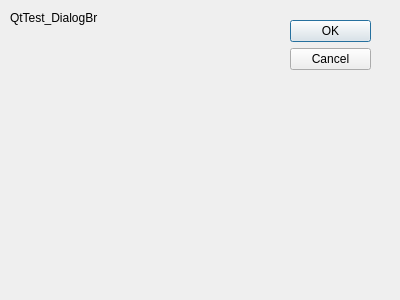
<?xml version="1.0" encoding="UTF-8"?>
<ui version="4.0">
 <class>Dialog</class>
 <widget class="QDialog" name="Dialog">
  <property name="geometry">
   <rect>
    <x>0</x>
    <y>0</y>
    <width>400</width>
    <height>300</height>
   </rect>
  </property>
  <property name="windowTitle">
   <string>Dialog</string>
  </property>
  <widget class="QDialogButtonBox" name="buttonBox">
   <property name="geometry">
    <rect>
     <x>290</x>
     <y>20</y>
     <width>81</width>
     <height>241</height>
    </rect>
   </property>
   <property name="orientation">
    <enum>Qt::Vertical</enum>
   </property>
   <property name="standardButtons">
    <set>QDialogButtonBox::Cancel|QDialogButtonBox::Ok</set>
   </property>
  </widget>
  <widget class="QLabel" name="label">
   <property name="geometry">
    <rect>
     <x>10</x>
     <y>10</y>
     <width>381</width>
     <height>16</height>
    </rect>
   </property>
   <property name="text">
    <string>QtTest_DialogBr</string>
   </property>
  </widget>
 </widget>
 <resources/>
 <connections>
  <connection>
   <sender>buttonBox</sender>
   <signal>accepted()</signal>
   <receiver>Dialog</receiver>
   <slot>accept()</slot>
   <hints>
    <hint type="sourcelabel">
     <x>248</x>
     <y>254</y>
    </hint>
    <hint type="destinationlabel">
     <x>157</x>
     <y>274</y>
    </hint>
   </hints>
  </connection>
  <connection>
   <sender>buttonBox</sender>
   <signal>rejected()</signal>
   <receiver>Dialog</receiver>
   <slot>reject()</slot>
   <hints>
    <hint type="sourcelabel">
     <x>316</x>
     <y>260</y>
    </hint>
    <hint type="destinationlabel">
     <x>286</x>
     <y>274</y>
    </hint>
   </hints>
  </connection>
 </connections>
</ui>
